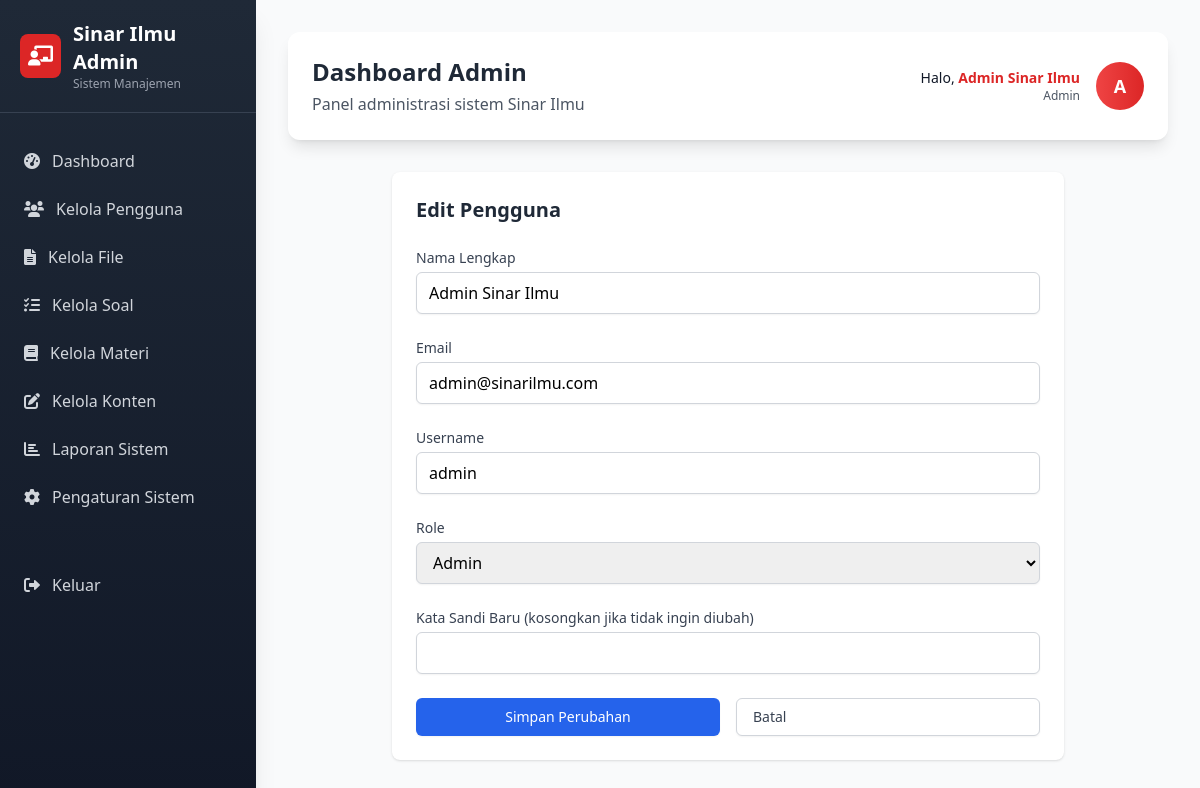
The app's page /admin/?page=edit_user&id=1 (signed in) with its own data.
### tables this page shows
CREATE TABLE users (
    id INT AUTO_INCREMENT PRIMARY KEY,
    full_name VARCHAR(255) NOT NULL,
    email VARCHAR(255) UNIQUE NOT NULL,
    username VARCHAR(100) UNIQUE NOT NULL,
    password VARCHAR(255) NOT NULL,
    role ENUM('user', 'admin') DEFAULT 'user',
    created_at TIMESTAMP DEFAULT CURRENT_TIMESTAMP,
    updated_at TIMESTAMP DEFAULT CURRENT_TIMESTAMP ON UPDATE CURRENT_TIMESTAMP
);

### includes/functions.php (called while the page is built, shortened)
<?php
function escape($input) {
    return htmlspecialchars($input, ENT_QUOTES, 'UTF-8');
}

### admin/pages/edit_user.php (the view, shortened to what this page needs)
<?php
require_once dirname(__DIR__, 2) . '/includes/functions.php';
global $pdo;
$user_id = isset($_GET['id']) ? (int)$_GET['id'] : 0;
$stmt = $pdo->prepare("SELECT id, full_name, email, username, role, created_at FROM users WHERE id = ?");
$stmt->execute([$user_id]);
$user = $stmt->fetch();
?>
<div class="max-w-2xl mx-auto">
    <div class="bg-white rounded-lg shadow p-6">
        <h2 class="text-xl font-semibold text-gray-800 mb-6">Edit Pengguna</h2>
        <form method="post" class="space-y-6">
            <div>
                <label for="full_name" class="block text-sm font-medium text-gray-700">Nama Lengkap</label>
                <input type="text" id="full_name" name="full_name" value="<?php echo escape($user['full_name']); ?>" class="mt-1 block w-full border border-gray-300 rounded-md shadow-sm py-2 px-3 focus:outline-none focus:ring-blue-500 focus:border-blue-500">
            </div>
            <div>
                <label for="email" class="block text-sm font-medium text-gray-700">Email</label>
                <input type="email" id="email" name="email" value="<?php echo escape($user['email']); ?>" class="mt-1 block w-full border border-gray-300 rounded-md shadow-sm py-2 px-3 focus:outline-none focus:ring-blue-500 focus:border-blue-500">
            </div>
            <div>
                <label for="username" class="block text-sm font-medium text-gray-700">Username</label>
                <input type="text" id="username" name="username" value="<?php echo escape($user['username']); ?>" class="mt-1 block w-full border border-gray-300 rounded-md shadow-sm py-2 px-3 focus:outline-none focus:ring-blue-500 focus:border-blue-500">
            </div>
            <div>
                <label for="role" class="block text-sm font-medium text-gray-700">Role</label>
                <select id="role" name="role" class="mt-1 block w-full border border-gray-300 rounded-md shadow-sm py-2 px-3 focus:outline-none focus:ring-blue-500 focus:border-blue-500">
                    <option value="admin" <?php echo $user['role'] === 'admin' ? 'selected' : ''; ?>>Admin</option>
                </select>
            </div>
            <div>
                <label for="password" class="block text-sm font-medium text-gray-700">Kata Sandi Baru (kosongkan jika tidak ingin diubah)</label>
                <input type="password" id="password" name="password" class="mt-1 block w-full border border-gray-300 rounded-md shadow-sm py-2 px-3 focus:outline-none focus:ring-blue-500 focus:border-blue-500">
            </div>
            <div class="flex space-x-4">
                <button type="submit" class="flex-1 py-2 px-4 border border-transparent rounded-md shadow-sm text-sm font-medium text-white bg-blue-600 hover:bg-blue-700 focus:outline-none focus:ring-2 focus:ring-offset-2 focus:ring-blue-500">
                    Simpan Perubahan
                </button>
                <a href="?page=users" class="flex-1 py-2 px-4 border border-gray-300 rounded-md shadow-sm text-sm font-medium text-gray-700 bg-white hover:bg-gray-50 focus:outline-none focus:ring-2 focus:ring-offset-2 focus:ring-blue-500">
                    Batal
                </a>
            </div>
        </form>
    </div>
</div>

### records on screen
users: full_name "Admin Sinar Ilmu", email "admin@sinarilmu.com", username "admin", role "Admin"

### other values on screen
$_SESSION['full_name'] "Admin Sinar Ilmu"
substr($_SESSION['full_name'], 0, 1) "A"
